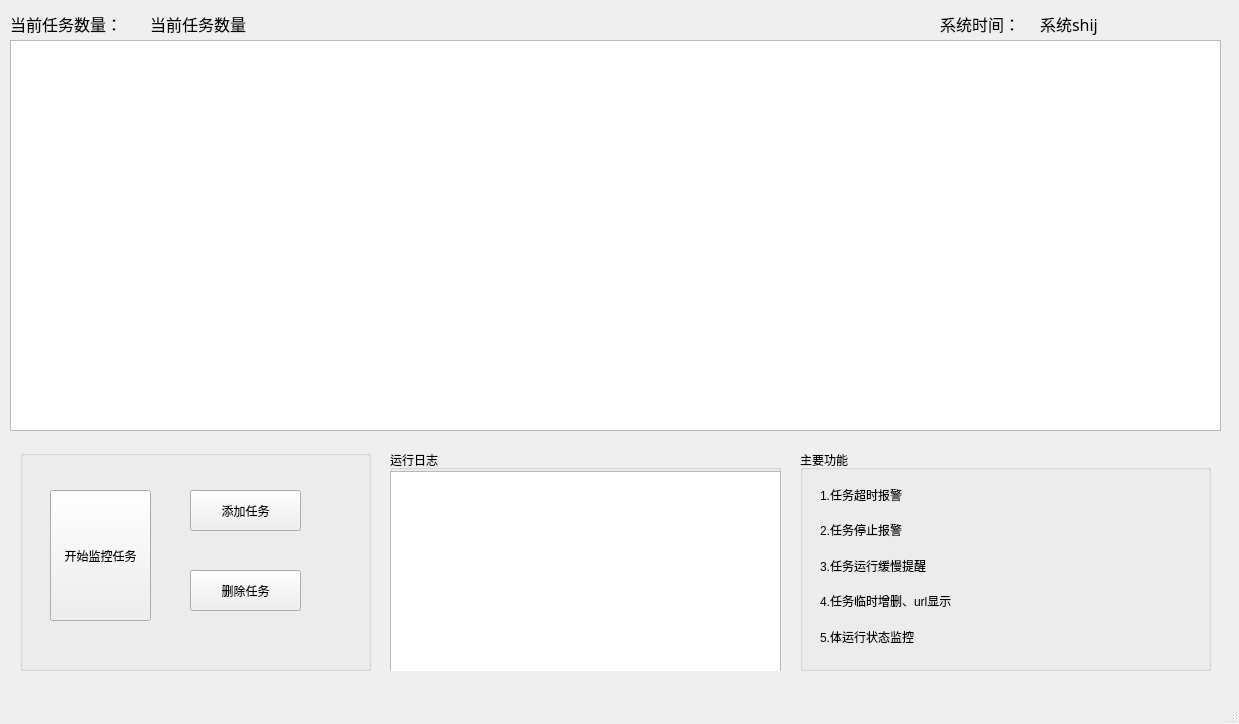
<?xml version="1.0" encoding="UTF-8"?>
<ui version="4.0">
 <class>MainWindow</class>
 <widget class="QMainWindow" name="MainWindow">
  <property name="geometry">
   <rect>
    <x>0</x>
    <y>0</y>
    <width>1239</width>
    <height>724</height>
   </rect>
  </property>
  <property name="acceptDrops">
   <bool>false</bool>
  </property>
  <property name="windowTitle">
   <string>MainWindow</string>
  </property>
  <property name="layoutDirection">
   <enum>Qt::LeftToRight</enum>
  </property>
  <widget class="QWidget" name="centralwidget">
   <widget class="QLabel" name="label">
    <property name="geometry">
     <rect>
      <x>10</x>
      <y>10</y>
      <width>141</width>
      <height>27</height>
     </rect>
    </property>
    <property name="font">
     <font>
      <family>Microsoft YaHei</family>
      <pointsize>12</pointsize>
     </font>
    </property>
    <property name="layoutDirection">
     <enum>Qt::RightToLeft</enum>
    </property>
    <property name="text">
     <string>当前任务数量：</string>
    </property>
    <property name="textFormat">
     <enum>Qt::AutoText</enum>
    </property>
   </widget>
   <widget class="QPushButton" name="pushButton_3">
    <property name="geometry">
     <rect>
      <x>290</x>
      <y>800</y>
      <width>93</width>
      <height>28</height>
     </rect>
    </property>
    <property name="text">
     <string>PushButton</string>
    </property>
   </widget>
   <widget class="QTableWidget" name="tableWidget">
    <property name="geometry">
     <rect>
      <x>10</x>
      <y>40</y>
      <width>1211</width>
      <height>391</height>
     </rect>
    </property>
   </widget>
   <widget class="QLabel" name="label_2">
    <property name="geometry">
     <rect>
      <x>150</x>
      <y>10</y>
      <width>101</width>
      <height>27</height>
     </rect>
    </property>
    <property name="font">
     <font>
      <family>Microsoft YaHei</family>
      <pointsize>12</pointsize>
     </font>
    </property>
    <property name="layoutDirection">
     <enum>Qt::RightToLeft</enum>
    </property>
    <property name="text">
     <string>当前任务数量：</string>
    </property>
    <property name="textFormat">
     <enum>Qt::AutoText</enum>
    </property>
   </widget>
   <widget class="QGroupBox" name="groupBox">
    <property name="geometry">
     <rect>
      <x>20</x>
      <y>450</y>
      <width>351</width>
      <height>221</height>
     </rect>
    </property>
    <property name="title">
     <string/>
    </property>
    <widget class="QPushButton" name="pushButton">
     <property name="enabled">
      <bool>true</bool>
     </property>
     <property name="geometry">
      <rect>
       <x>30</x>
       <y>40</y>
       <width>101</width>
       <height>131</height>
      </rect>
     </property>
     <property name="text">
      <string>开始监控任务</string>
     </property>
     <property name="autoDefault">
      <bool>false</bool>
     </property>
    </widget>
    <widget class="QPushButton" name="pushButton_4">
     <property name="geometry">
      <rect>
       <x>170</x>
       <y>120</y>
       <width>111</width>
       <height>41</height>
      </rect>
     </property>
     <property name="text">
      <string>删除任务</string>
     </property>
    </widget>
    <widget class="QPushButton" name="pushButton_2">
     <property name="geometry">
      <rect>
       <x>170</x>
       <y>40</y>
       <width>111</width>
       <height>41</height>
      </rect>
     </property>
     <property name="text">
      <string>添加任务</string>
     </property>
    </widget>
   </widget>
   <widget class="QGroupBox" name="groupBox_2">
    <property name="geometry">
     <rect>
      <x>800</x>
      <y>450</y>
      <width>411</width>
      <height>221</height>
     </rect>
    </property>
    <property name="title">
     <string>主要功能</string>
    </property>
    <widget class="QWidget" name="layoutWidget">
     <property name="geometry">
      <rect>
       <x>20</x>
       <y>30</y>
       <width>311</width>
       <height>171</height>
      </rect>
     </property>
     <layout class="QVBoxLayout" name="verticalLayout">
      <item>
       <widget class="QLabel" name="label_3">
        <property name="text">
         <string>1.任务超时报警</string>
        </property>
       </widget>
      </item>
      <item>
       <widget class="QLabel" name="label_4">
        <property name="text">
         <string>2.任务停止报警</string>
        </property>
       </widget>
      </item>
      <item>
       <widget class="QLabel" name="label_5">
        <property name="text">
         <string>3.任务运行缓慢提醒</string>
        </property>
       </widget>
      </item>
      <item>
       <widget class="QLabel" name="label_7">
        <property name="text">
         <string>4.任务临时增删、url显示</string>
        </property>
       </widget>
      </item>
      <item>
       <widget class="QLabel" name="label_6">
        <property name="text">
         <string>5.体运行状态监控</string>
        </property>
       </widget>
      </item>
     </layout>
    </widget>
   </widget>
   <widget class="QLabel" name="label_8">
    <property name="geometry">
     <rect>
      <x>1040</x>
      <y>10</y>
      <width>161</width>
      <height>27</height>
     </rect>
    </property>
    <property name="font">
     <font>
      <family>Microsoft YaHei</family>
      <pointsize>12</pointsize>
     </font>
    </property>
    <property name="layoutDirection">
     <enum>Qt::RightToLeft</enum>
    </property>
    <property name="text">
     <string>系统shij</string>
    </property>
    <property name="textFormat">
     <enum>Qt::AutoText</enum>
    </property>
   </widget>
   <widget class="QLabel" name="label_9">
    <property name="geometry">
     <rect>
      <x>940</x>
      <y>10</y>
      <width>101</width>
      <height>27</height>
     </rect>
    </property>
    <property name="font">
     <font>
      <family>Microsoft YaHei</family>
      <pointsize>12</pointsize>
     </font>
    </property>
    <property name="layoutDirection">
     <enum>Qt::RightToLeft</enum>
    </property>
    <property name="text">
     <string>系统时间：</string>
    </property>
    <property name="textFormat">
     <enum>Qt::AutoText</enum>
    </property>
   </widget>
   <widget class="QGroupBox" name="groupBox_3">
    <property name="geometry">
     <rect>
      <x>390</x>
      <y>450</y>
      <width>391</width>
      <height>221</height>
     </rect>
    </property>
    <property name="title">
     <string>运行日志</string>
    </property>
    <widget class="QListWidget" name="listWidget">
     <property name="geometry">
      <rect>
       <x>0</x>
       <y>21</y>
       <width>391</width>
       <height>201</height>
      </rect>
     </property>
    </widget>
   </widget>
  </widget>
  <widget class="QMenuBar" name="menubar">
   <property name="geometry">
    <rect>
     <x>0</x>
     <y>0</y>
     <width>1239</width>
     <height>25</height>
    </rect>
   </property>
  </widget>
  <widget class="QStatusBar" name="statusbar"/>
 </widget>
 <resources/>
 <connections/>
</ui>
